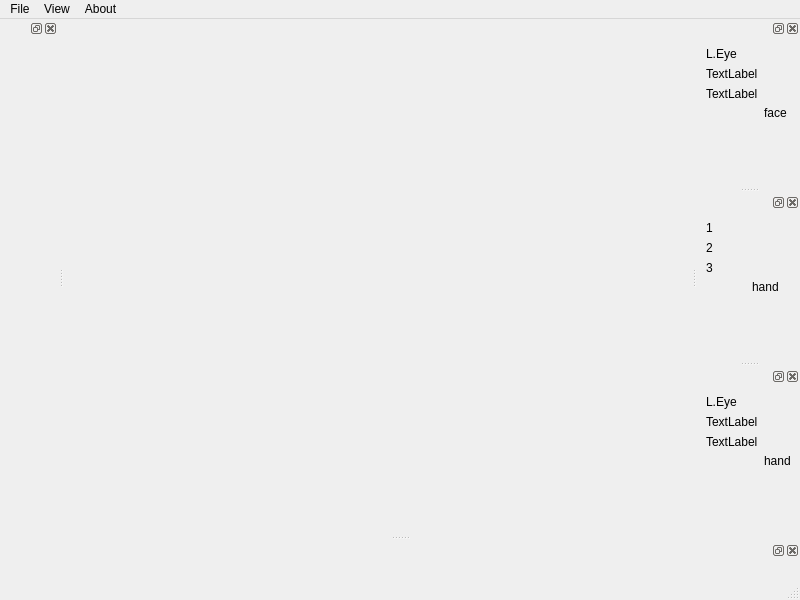
<?xml version="1.0" encoding="UTF-8"?>
<ui version="4.0">
 <class>MainWindow</class>
 <widget class="QMainWindow" name="MainWindow">
  <property name="geometry">
   <rect>
    <x>0</x>
    <y>0</y>
    <width>800</width>
    <height>600</height>
   </rect>
  </property>
  <property name="windowTitle">
   <string>MainWindow</string>
  </property>
  <widget class="QWidget" name="centralwidget">
   <layout class="QVBoxLayout" name="verticalLayout_4">
    <item>
     <layout class="QHBoxLayout" name="horizontalLayout_5"/>
    </item>
   </layout>
  </widget>
  <widget class="QMenuBar" name="menubar">
   <property name="geometry">
    <rect>
     <x>0</x>
     <y>0</y>
     <width>800</width>
     <height>27</height>
    </rect>
   </property>
   <widget class="QMenu" name="menuFile">
    <property name="title">
     <string>File</string>
    </property>
    <addaction name="actionNew"/>
    <addaction name="actionOpen"/>
    <addaction name="actionSave_As"/>
    <addaction name="actionSave"/>
    <addaction name="separator"/>
    <addaction name="actionQuit"/>
   </widget>
   <widget class="QMenu" name="menuView">
    <property name="title">
     <string>View</string>
    </property>
   </widget>
   <widget class="QMenu" name="menuAbout">
    <property name="title">
     <string>About</string>
    </property>
    <addaction name="actionSignVision_org"/>
    <addaction name="separator"/>
    <addaction name="actionAbout_SignVision"/>
   </widget>
   <addaction name="menuFile"/>
   <addaction name="menuView"/>
   <addaction name="menuAbout"/>
  </widget>
  <widget class="QStatusBar" name="statusbar"/>
  <widget class="QDockWidget" name="dockWidget">
   <attribute name="dockWidgetArea">
    <number>1</number>
   </attribute>
   <widget class="QWidget" name="dockWidgetContents"/>
  </widget>
  <widget class="QDockWidget" name="dockWidget_2">
   <attribute name="dockWidgetArea">
    <number>8</number>
   </attribute>
   <widget class="QWidget" name="dockWidgetContents_2">
    <layout class="QHBoxLayout" name="horizontalLayout_2"/>
   </widget>
  </widget>
  <widget class="QDockWidget" name="dockWidget_3">
   <attribute name="dockWidgetArea">
    <number>2</number>
   </attribute>
   <widget class="QWidget" name="dockWidgetContents_3">
    <layout class="QHBoxLayout" name="horizontalLayout_4">
     <item>
      <layout class="QVBoxLayout" name="verticalLayout">
       <item>
        <widget class="QLabel" name="label_3">
         <property name="text">
          <string>L.Eye</string>
         </property>
        </widget>
       </item>
       <item>
        <widget class="QLabel" name="label_4">
         <property name="text">
          <string>TextLabel</string>
         </property>
        </widget>
       </item>
       <item>
        <widget class="QLabel" name="label">
         <property name="text">
          <string>TextLabel</string>
         </property>
        </widget>
       </item>
       <item>
        <spacer name="verticalSpacer">
         <property name="orientation">
          <enum>Qt::Vertical</enum>
         </property>
         <property name="sizeHint" stdset="0">
          <size>
           <width>20</width>
           <height>40</height>
          </size>
         </property>
        </spacer>
       </item>
      </layout>
     </item>
     <item>
      <widget class="QLabel" name="label_2">
       <property name="text">
        <string>face</string>
       </property>
      </widget>
     </item>
    </layout>
   </widget>
  </widget>
  <widget class="QDockWidget" name="dockWidget_4">
   <attribute name="dockWidgetArea">
    <number>2</number>
   </attribute>
   <widget class="QWidget" name="dockWidgetContents_4">
    <layout class="QHBoxLayout" name="horizontalLayout">
     <item>
      <layout class="QVBoxLayout" name="verticalLayout_2">
       <item>
        <widget class="QLabel" name="label_6">
         <property name="text">
          <string>1</string>
         </property>
        </widget>
       </item>
       <item>
        <widget class="QLabel" name="label_7">
         <property name="text">
          <string>2</string>
         </property>
        </widget>
       </item>
       <item>
        <widget class="QLabel" name="label_8">
         <property name="text">
          <string>3</string>
         </property>
        </widget>
       </item>
       <item>
        <spacer name="verticalSpacer_2">
         <property name="orientation">
          <enum>Qt::Vertical</enum>
         </property>
         <property name="sizeHint" stdset="0">
          <size>
           <width>20</width>
           <height>40</height>
          </size>
         </property>
        </spacer>
       </item>
      </layout>
     </item>
     <item>
      <widget class="QLabel" name="label_5">
       <property name="text">
        <string>hand</string>
       </property>
      </widget>
     </item>
    </layout>
   </widget>
  </widget>
  <widget class="QDockWidget" name="dockWidget_5">
   <attribute name="dockWidgetArea">
    <number>2</number>
   </attribute>
   <widget class="QWidget" name="dockWidgetContents_5">
    <layout class="QHBoxLayout" name="horizontalLayout_3">
     <item>
      <layout class="QVBoxLayout" name="verticalLayout_3">
       <item>
        <widget class="QLabel" name="label_10">
         <property name="text">
          <string>L.Eye</string>
         </property>
        </widget>
       </item>
       <item>
        <widget class="QLabel" name="label_11">
         <property name="text">
          <string>TextLabel</string>
         </property>
        </widget>
       </item>
       <item>
        <widget class="QLabel" name="label_12">
         <property name="text">
          <string>TextLabel</string>
         </property>
        </widget>
       </item>
       <item>
        <spacer name="verticalSpacer_3">
         <property name="orientation">
          <enum>Qt::Vertical</enum>
         </property>
         <property name="sizeHint" stdset="0">
          <size>
           <width>20</width>
           <height>40</height>
          </size>
         </property>
        </spacer>
       </item>
      </layout>
     </item>
     <item>
      <widget class="QLabel" name="label_9">
       <property name="text">
        <string>hand</string>
       </property>
      </widget>
     </item>
    </layout>
   </widget>
  </widget>
  <action name="actionNew">
   <property name="text">
    <string>New</string>
   </property>
  </action>
  <action name="actionOpen">
   <property name="text">
    <string>Open</string>
   </property>
  </action>
  <action name="actionSave">
   <property name="text">
    <string>Save</string>
   </property>
  </action>
  <action name="actionSave_As">
   <property name="text">
    <string>Save As</string>
   </property>
  </action>
  <action name="actionQuit">
   <property name="text">
    <string>Quit</string>
   </property>
  </action>
  <action name="actionAbout_SignVision">
   <property name="text">
    <string>About this software</string>
   </property>
  </action>
  <action name="actionSignVision_org">
   <property name="text">
    <string>SignVision.org</string>
   </property>
  </action>
 </widget>
 <resources/>
 <connections/>
</ui>
